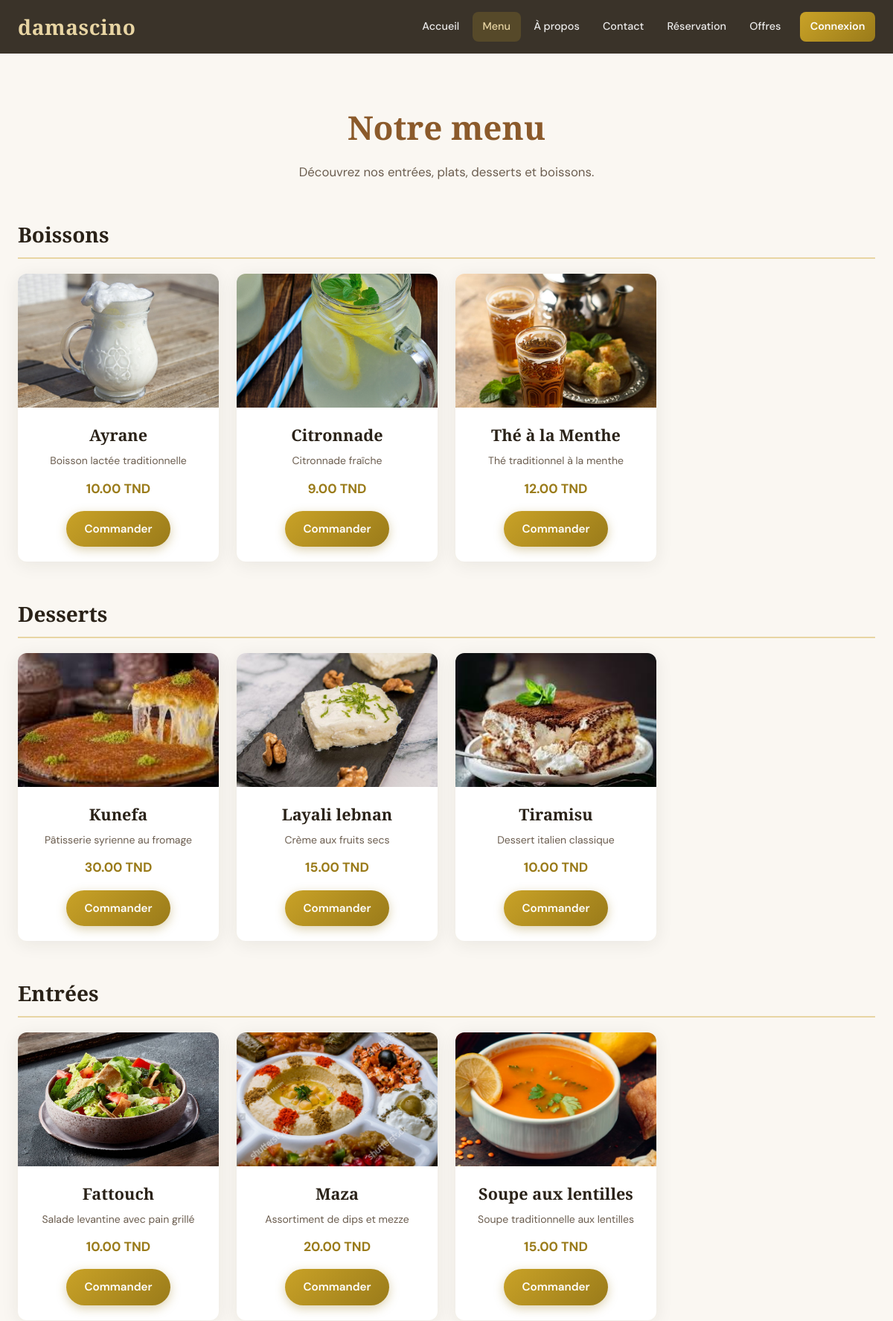
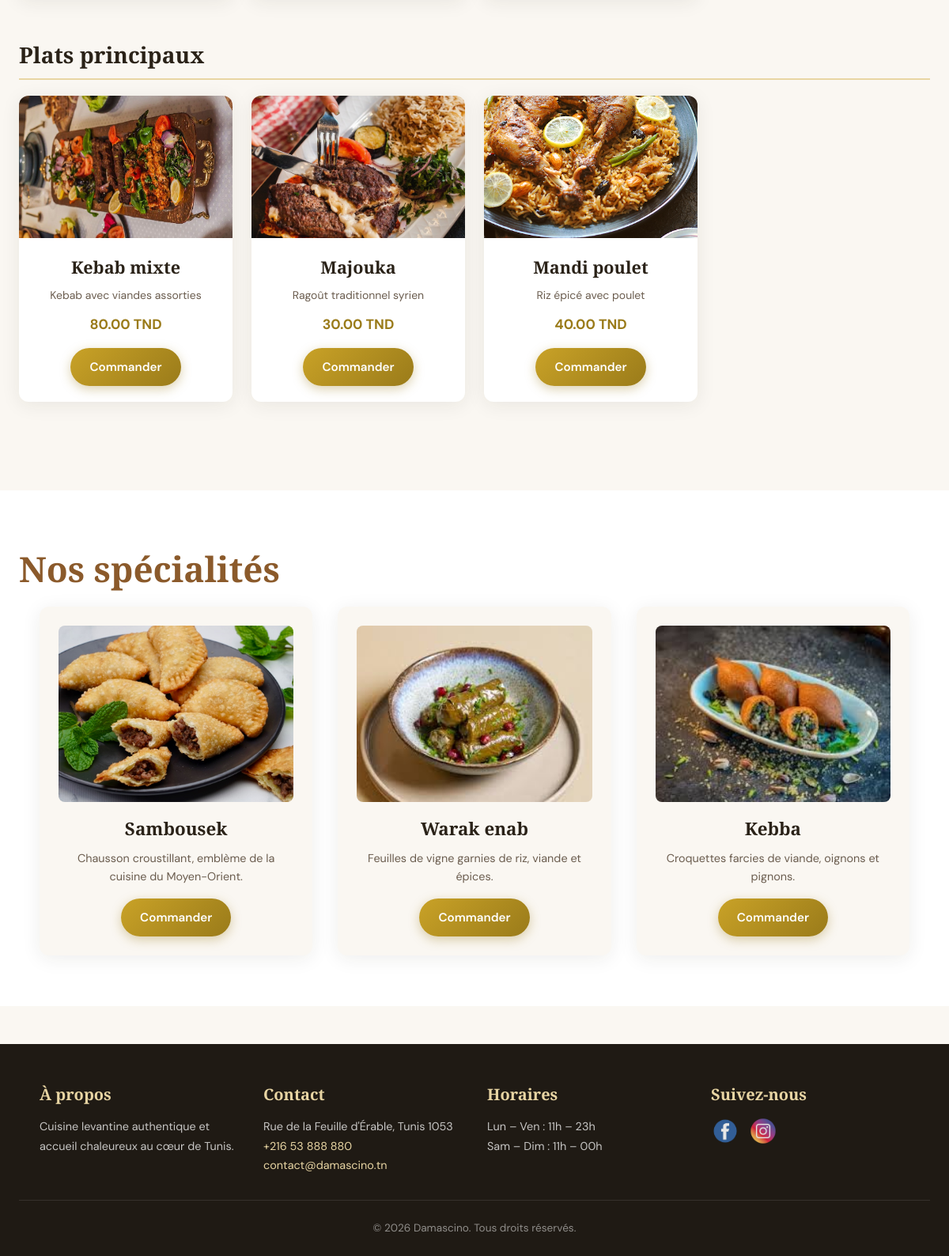
Page /menu.php on the committed database (2 pictures, top to bottom).
### tables this page shows
CREATE TABLE IF NOT EXISTS plat (
    id INT AUTO_INCREMENT PRIMARY KEY,
    nom VARCHAR(100) NOT NULL,
    description TEXT,
    prix DECIMAL(10, 2) NOT NULL,
    categorie VARCHAR(50) NOT NULL,
    image VARCHAR(255),
    actif BOOLEAN DEFAULT 1,
    date_creation TIMESTAMP DEFAULT CURRENT_TIMESTAMP,
    UNIQUE KEY unique_plat_nom (nom)
);

### menu.php (the view, shortened to what this page needs)
<?php
require_once __DIR__ . '/init.php';
$menu = get_menu();
$menuByCategory = $menu['menuByCategory'] ?: get_fallback_menu();
render_page_head('Menu');
render_header('menu.php');
?>
<section class="menu-section">
  <div class="page-intro">
    <h1 class="menu-title">Notre menu</h1>
    <p class="discount-description">Découvrez nos entrées, plats, desserts et boissons.</p>
  </div>
  <?php foreach ($menuByCategory as $categorie => $plats): ?>
    <div class="menu-category">
      <h2><?php echo e($categorie); ?></h2>
      <ul class="menu-items">
        <?php foreach ($plats as $plat): ?>
          <li class="menu-item">
            <img src="<?php echo e(asset_url($plat['image'])); ?>" alt="<?php echo e($plat['nom']); ?>">
            <div class="item-details">
              <h3><?php echo e($plat['nom']); ?></h3>
              <?php if (!empty($plat['description'])): ?>
                <p class="item-description"><?php echo e($plat['description']); ?></p>
              <?php endif; ?>
              <p class="item-price"><?php echo number_format((float) $plat['prix'], 2); ?> TND</p>
              <a href="commande.php?plat_id=<?php echo e($plat['id']); ?>" class="order-btn">Commander</a>
            </div>
          </li>
        <?php endforeach; ?>
      </ul>
    </div>
  <?php endforeach; ?>
</section>
<section class="specialties-section">
  <h2 class="section-title">Nos spécialités</h2>
  <div class="specialties-container">
    <div class="specialty-item">
      <img src="images/samboussek.jpeg" alt="Sambousek" class="specialty-img">
      <h3>Sambousek</h3>
      <p>Chausson croustillant, emblème de la cuisine du Moyen-Orient.</p>
      <a href="commande.php" class="order-btn">Commander</a>
    </div>
    <div class="specialty-item">
      <img src="images/warakenab.jpg" alt="Warak enab" class="specialty-img">
      <h3>Warak enab</h3>
      <p>Feuilles de vigne garnies de riz, viande et épices.</p>
      <a href="commande.php" class="order-btn">Commander</a>
    </div>
    <div class="specialty-item">
      <img src="images/kebba.jpg" alt="Kebba" class="specialty-img">
      <h3>Kebba</h3>
      <p>Croquettes farcies de viande, oignons et pignons.</p>
      <a href="commande.php" class="order-btn">Commander</a>
    </div>
  </div>
</section>
<?php render_footer(); ?>

### init.php (shortened to what this page needs)
<?php
function e($value): string
{
    return htmlspecialchars((string) $value, ENT_QUOTES, 'UTF-8');
}
function app_base_path(): string
{
    static $base = null;
    if ($base !== null) {
        return $base;
    }
    $docRoot = realpath($_SERVER['DOCUMENT_ROOT'] ?? '');
    $projectRoot = realpath(__DIR__) ?: __DIR__;
    if ($docRoot && $projectRoot) {
        $docRootNorm = str_replace('\\', '/', $docRoot);
        $projectNorm = str_replace('\\', '/', $projectRoot);
        if (str_starts_with($projectNorm, $docRootNorm)) {
            $base = rtrim(substr($projectNorm, strlen($docRootNorm)), '/');
            return $base;
        }
    }
    return $base;
}
function url(string $path): string
{
    $path = ltrim(str_replace('\\', '/', $path), '/');
    $base = app_base_path();
    return $base === '' ? '/' . $path : $base . '/' . $path;
}
function page_url(string $path = 'index.php'): string
{
    return url(ltrim($path, '/'));
}
function asset_url(string $path): string
{
    return url(ltrim($path, '/'));
}
function render_auth_nav(): void
{
    echo '<li><a href="' . e(page_url('auth/login.php')) . '" class="Connexion">Connexion</a></li>';
}
function asset_path(string $file): string
{
    return str_contains($_SERVER['SCRIPT_NAME'] ?? '', '/auth/') ? '../' . $file : $file;
}
function asset_version(string $projectFile): string
{
    $absolute = __DIR__ . '/' . ltrim($projectFile, '/');
    return is_file($absolute) ? (string) filemtime($absolute) : (string) time();
}
function versioned_asset(string $file): string
{
    return asset_path($file) . '?v=' . asset_version($file);
}
function render_page_head(string $title): void
{
    echo '<!DOCTYPE html>
<html lang="fr">
<head>
  <meta charset="UTF-8">
  <meta name="viewport" content="width=device-width, initial-scale=1.0">
  <title>' . e($title) . ' — Damascino</title>
  <link rel="stylesheet" href="' . e(versioned_asset('style.css')) . '">
</head>
<body>';
}
function render_header(string $active = ''): void
{
    $links = [
        'index.php' => 'Accueil',
        'menu.php' => 'Menu',
        'about.php' => 'À propos',
        'contact.php' => 'Contact',
        'reservation.php' => 'Réservation',
        'discount.php' => 'Offres',
    ];
    echo '<header class="main-header">
    <a href="' . e(page_url('index.php')) . '" class="logo">damascino</a>
    <nav class="navbar">
      <ul>';
    foreach ($links as $file => $label) {
        $class = $active === $file ? ' class="active"' : '';
        echo '<li><a href="' . e(page_url($file)) . '"' . $class . '>' . e($label) . '</a></li>';
    }
    render_auth_nav();
    echo '</ul>
    </nav>
  </header>';
}
function render_footer(): void
{
    echo '<footer class="main-footer">
    <div class="footer-container">
      <div class="footer-section">
        <h3>À propos</h3>
        <p>Cuisine levantine authentique et accueil chaleureux au cœur de Tunis.</p>
      </div>
      <div class="footer-section">
        <h3>Contact</h3>
        <p>Rue de la Feuille d\'Érable, Tunis 1053</p>
        <p><a href="tel:+21653888880">+216 53 888 880</a></p>
        <p><a href="mailto:contact@damascino.tn">contact@damascino.tn</a></p>
      </div>
      <div class="footer-section">
        <h3>Horaires</h3>
        <ul>
          <li>Lun – Ven : 11h – 23h</li>
          <li>Sam – Dim : 11h – 00h</li>
        </ul>
      </div>
      <div class="footer-section">
        <h3>Suivez-nous</h3>
        <div class="social-icons">
          <a href="https://www.facebook.com/damascino.orientalfood" class="social-icon" aria-label="Facebook"><img src="' . e(asset_path('images/facebook.png')) . '" alt=""></a>
          <a href="https://www.instagram.com/damascino.orientalfood/" class="social-icon" aria-label="Instagram"><img src="' . e(asset_path('images/insta.png')) . '" alt=""></a>
        </div>
      </div>
    </div>
    <div class="footer-bottom">
      <p>&copy; ' . date('Y') . ' Damascino. Tous droits réservés.</p>
    </div>
  </footer>
</body>
</html>';
}
function get_menu(): array
{
    try {
        $conn = db_mysqli();
        $categories = [];
        $result = $conn->query('SELECT DISTINCT categorie FROM plat WHERE actif = 1 ORDER BY categorie');
        while ($row = $result->fetch_assoc()) {
            $categories[$row['categorie']] = [];
        }
        if ($categories) {
            $stmt = $conn->prepare('SELECT id, nom, description, prix, categorie, image FROM plat WHERE actif = 1 ORDER BY categorie, nom');
            $stmt->execute();
            $plats = $stmt->get_result();
            while ($plat = $plats->fetch_assoc()) {
                $categories[$plat['categorie']][] = $plat;
            }
        }
        return ['menuByCategory' => $categories, 'menuWarning' => ''];
    } catch (Throwable $e) {
        return ['menuByCategory' => get_fallback_menu(), 'menuWarning' => 'Menu par defaut (base indisponible).'];
    }
}

### rows in the picture
plat: image (picture), nom "Ayrane", description "Boisson lactée traditionnelle", prix "10.00"
plat: image (picture), nom "Citronnade", description "Citronnade fraîche", prix "9.00"
plat: image (picture), nom "Thé à la Menthe", description "Thé traditionnel à la menthe", prix "12.00"
plat: image (picture), nom "Kunefa", description "Pâtisserie syrienne au fromage", prix "30.00"
plat: image (picture), nom "Layali lebnan", description "Crème aux fruits secs", prix "15.00"
plat: image (picture), nom "Tiramisu", description "Dessert italien classique", prix "10.00"
plat: image+nom (picture), nom "Fattouch", description "Salade levantine avec pain grillé", prix "10.00"
plat: image (picture), nom "Maza", description "Assortiment de dips et mezze", prix "20.00"
plat: image (picture), nom "Soupe aux lentilles", description "Soupe traditionnelle aux lentilles", prix "15.00"
plat: image (picture), nom "Kebab mixte", description "Kebab avec viandes assorties", prix "80.00"
plat: image (picture), nom "Majouka", description "Ragoût traditionnel syrien", prix "30.00"
plat: image (picture), nom "Mandi poulet", description "Riz épicé avec poulet", prix "40.00"

### other values in the picture
$label "Accueil"
$label "Menu"
$label "À propos"
$label "Contact"
$label "Réservation"
$label "Offres"
$categorie "Boissons"
$categorie "Desserts"
$categorie "Entrées"
$categorie "Plats principaux"
